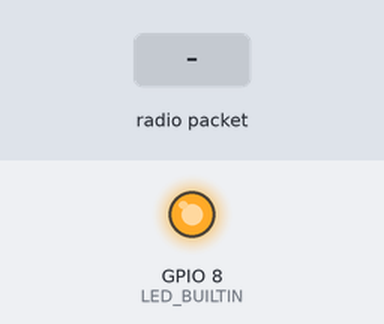
Bench run of a sketch on a simulated ESP32-C3. Shown: output pins drawn as LEDs (lit = HIGH). Dashed ring = blinking. Inputs (shaded band) come from the test bench. WiFi joins after 1.5 s; servers stay silent unless stated; random numbers use the default seed unless the sketch sets one; no MQTT or app messages arrive unless stated; what the sketch prints to the serial monitor is not drawn.

Above: at 0.6 s.
At 1.2 s:
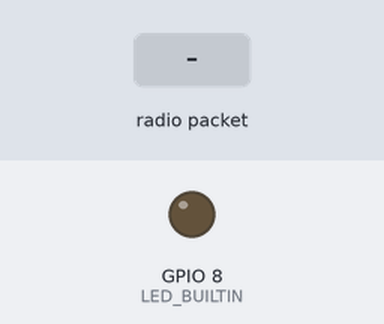
At 4.0 s:
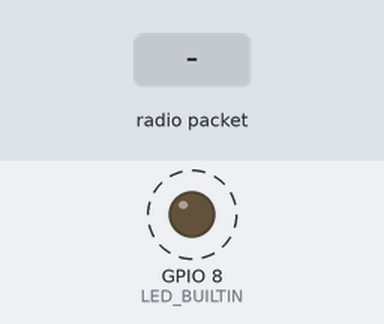
4.1 s: radio packet "1" arrives
Timing chart, 0 to 12.3 s (numbered marks = the images above; inputs shaded):
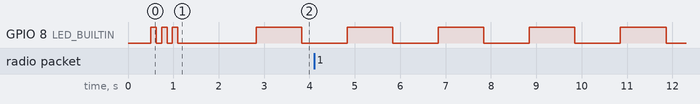

The sketch:

gateway_devkit1_arduino.ino
```cpp
/**
 * AGUADA - Gateway v1.0 (ESP32 DevKit1)
 * ESP-NOW Receiver -> MQTT Publisher
 * Adaptado da versão ESP32-C3 para placa DevKit (pino LED diferente e callback legado).
 */

#include <WiFi.h>
#include <esp_now.h>
#include <PubSubClient.h>
#include <ArduinoJson.h>
#include "gateway_config.h"

// ---------------------------------------------------------------------------
// HARDWARE
// ---------------------------------------------------------------------------
// LED interno do ESP32 DevKit1 normalmente está no GPIO 2
#ifndef LED_BUILTIN
#define LED_BUILTIN 2
#endif

// ---------------------------------------------------------------------------
// GLOBAIS
// ---------------------------------------------------------------------------
WiFiClient espClient;
PubSubClient mqttClient(espClient);

unsigned long lastWifiCheck = 0;
unsigned long lastMqttCheck = 0;
unsigned long lastHeartbeat = 0;
bool ledState = false;

// ---------------------------------------------------------------------------
// CALLBACK ESP-NOW (assinatura legado para ESP32 clássico)
// ---------------------------------------------------------------------------
void onDataRecv(const uint8_t * mac, const uint8_t *incomingData, int len) {
  if (len <= 0 || len >= GW_JSON_MAX_SIZE) {
    Serial.println("✗ Payload inválido ou muito grande");
    return;
  }

  char jsonStr[GW_JSON_MAX_SIZE];
  memcpy(jsonStr, incomingData, len);
  jsonStr[len] = '\0';

  Serial.println();
  Serial.println("╔════════════════════════════════════════════════════╗");
  Serial.printf("║ ✓ ESP-NOW recebido de: %02X:%02X:%02X:%02X:%02X:%02X (%d bytes)\n",
                mac[0], mac[1], mac[2], mac[3], mac[4], mac[5], len);
  Serial.println("╠════════════════════════════════════════════════════╣");
  Serial.print("║ Dados brutos: ");
  Serial.println(jsonStr);
  Serial.println("╚════════════════════════════════════════════════════╝");

  StaticJsonDocument<GW_JSON_MAX_SIZE> doc;
  DeserializationError error = deserializeJson(doc, jsonStr);
  if (error) {
    Serial.print("✗ JSON inválido: ");
    Serial.println(error.c_str());
    return;
  }

  const char* node_mac = doc["mac"] | "(sem mac)";
  const char* type     = doc["type"] | "(sem type)";
  int value            = doc["value"] | -999;
  int rssi             = doc["rssi"] | 0;

  Serial.println();
  Serial.println("╔════════════════════════════════════════════════════╗");
  Serial.printf("║ ✓ JSON válido de: %s\n", node_mac);
  Serial.println("╠════════════════════════════════════════════════════╣");
  Serial.printf("║   Type:    %s\n", type);
  Serial.printf("║   Value:   %d\n", value);
  Serial.printf("║   RSSI:    %d dBm\n", rssi);
  Serial.println("╚════════════════════════════════════════════════════╝");

  if (mqttClient.connected()) {
    if (mqttClient.publish(GW_MQTT_TOPIC, jsonStr)) {
      Serial.println("→ Publicado no MQTT com sucesso!");
    } else {
      Serial.println("✗ Falha ao publicar no MQTT");
    }
  } else {
    Serial.println("✗ MQTT desconectado. Dados não enviados.");
  }
}

// ---------------------------------------------------------------------------
// WIFI
// ---------------------------------------------------------------------------
void connectWiFi() {
  Serial.println();
  Serial.println("Conectando ao WiFi...");
  WiFi.mode(WIFI_STA);
  WiFi.begin(GW_WIFI_SSID, GW_WIFI_PASSWORD);

  int attempts = 0;
  while (WiFi.status() != WL_CONNECTED && attempts < 30) {
    delay(500);
    Serial.print(".");
    attempts++;
  }

  if (WiFi.status() == WL_CONNECTED) {
    Serial.println();
    Serial.println("✓ WiFi conectado!");
    Serial.print("  IP: "); Serial.println(WiFi.localIP());
    Serial.print("  MAC: "); Serial.println(WiFi.macAddress());
  } else {
    Serial.println();
    Serial.println("✗ Falha ao conectar WiFi");
  }
}

void maintainWiFi() {
  if (millis() - lastWifiCheck > GW_WIFI_CHECK_INTERVAL) {
    lastWifiCheck = millis();
    if (WiFi.status() != WL_CONNECTED) {
      Serial.println("WiFi desconectado. Reconectando...");
      connectWiFi();
    }
  }
}

// ---------------------------------------------------------------------------
// MQTT
// ---------------------------------------------------------------------------
void connectMQTT() {
  while (!mqttClient.connected()) {
    Serial.println("Conectando ao MQTT...");
    String clientId = "AGUADA_GATEWAY_DEVKIT1_" + String(random(0xffff), HEX);
    if (mqttClient.connect(clientId.c_str())) {
      Serial.println("✓ MQTT conectado!");
    } else {
      Serial.print("✗ Falha MQTT, rc=");
      Serial.print(mqttClient.state());
      Serial.println(" Tentando novamente em 5s...");
      delay(5000);
    }
  }
}

void maintainMQTT() {
  if (millis() - lastMqttCheck > GW_MQTT_CHECK_INTERVAL) {
    lastMqttCheck = millis();
    if (!mqttClient.connected()) {
      Serial.println("MQTT desconectado. Reconectando...");
      connectMQTT();
    }
  }
  mqttClient.loop();
}

// ---------------------------------------------------------------------------
// SETUP
// ---------------------------------------------------------------------------
void setup() {
  Serial.begin(115200);
  delay(500);

  pinMode(LED_BUILTIN, OUTPUT);
  digitalWrite(LED_BUILTIN, LOW);

  for (int i = 0; i < 3; i++) {
    digitalWrite(LED_BUILTIN, HIGH); delay(120);
    digitalWrite(LED_BUILTIN, LOW);  delay(120);
  }

  Serial.println();
  Serial.println("╔═══════════════════════════════════════════════════════════╗");
  Serial.println("║        AGUADA Gateway (ESP32 DevKit1) v1.0                ║");
  Serial.println("║        ESP-NOW → MQTT Bridge                              ║");
  Serial.println("╚═══════════════════════════════════════════════════════════╝");
  Serial.println();

  connectWiFi();

  // Canal fixo para alinhar com sensores
  WiFi.setSleep(false); // reduzir latência ESP-NOW
  Serial.printf("✓ Canal WiFi/ESP-NOW alvo: %d (definido pelos nodes)\n", GW_ESPNOW_CHANNEL);

  if (esp_now_init() != ESP_OK) {
    Serial.println("✗ Erro ao inicializar ESP-NOW");
    ESP.restart();
  }
  Serial.println("✓ ESP-NOW inicializado");

  esp_now_register_recv_cb(onDataRecv);
  Serial.println("✓ Callback ESP-NOW registrado");

  // Peer broadcast
  esp_now_peer_info_t peerInfo = {};
  memset(&peerInfo, 0, sizeof(peerInfo));
  for (int i = 0; i < 6; i++) peerInfo.peer_addr[i] = 0xFF;
  peerInfo.channel = GW_ESPNOW_CHANNEL;
  peerInfo.encrypt = false;
  if (esp_now_add_peer(&peerInfo) == ESP_OK) {
    Serial.println("✓ Peer broadcast adicionado");
  } else {
    Serial.println("✗ Falha ao adicionar peer broadcast");
  }

  mqttClient.setServer(GW_MQTT_BROKER, GW_MQTT_PORT);
  connectMQTT();

  Serial.println();
  Serial.println("✓ Gateway inicializado e pronto! Aguardando dados...");
}

// ---------------------------------------------------------------------------
// LOOP
// ---------------------------------------------------------------------------
void loop() {
  if (millis() - lastHeartbeat >= GW_HEARTBEAT_INTERVAL) {
    lastHeartbeat = millis();
    ledState = !ledState;
    digitalWrite(LED_BUILTIN, ledState);
  }
  maintainWiFi();
  maintainMQTT();
  delay(10);
}
```

gateway_config.h
```cpp
// ---------------------------------------------------------------------------
// AGUADA - Gateway ESP32 DevKit1 - Configurações
// Editar conforme ambiente local
// ---------------------------------------------------------------------------
#pragma once

// WiFi
#define GW_WIFI_SSID        "SEU_SSID"
#define GW_WIFI_PASSWORD    "SUA_SENHA"

// MQTT
#define GW_MQTT_BROKER      "192.168.0.117"   // IP do servidor MQTT
#define GW_MQTT_PORT        1883
#define GW_MQTT_TOPIC       "aguada/telemetry"

// Canal ESP-NOW (deve casar com os sensores)
#define GW_ESPNOW_CHANNEL   1

// Intervalos (ms)
#define GW_WIFI_CHECK_INTERVAL   5000
#define GW_MQTT_CHECK_INTERVAL   5000
#define GW_HEARTBEAT_INTERVAL    1000

// Tamanho máximo esperado do payload JSON vindo dos nodes
#define GW_JSON_MAX_SIZE 256
```

Measured:
- by itself, GPIO 8 (LED_BUILTIN): alternates HIGH for 1.0 s and LOW for 1.0 s
